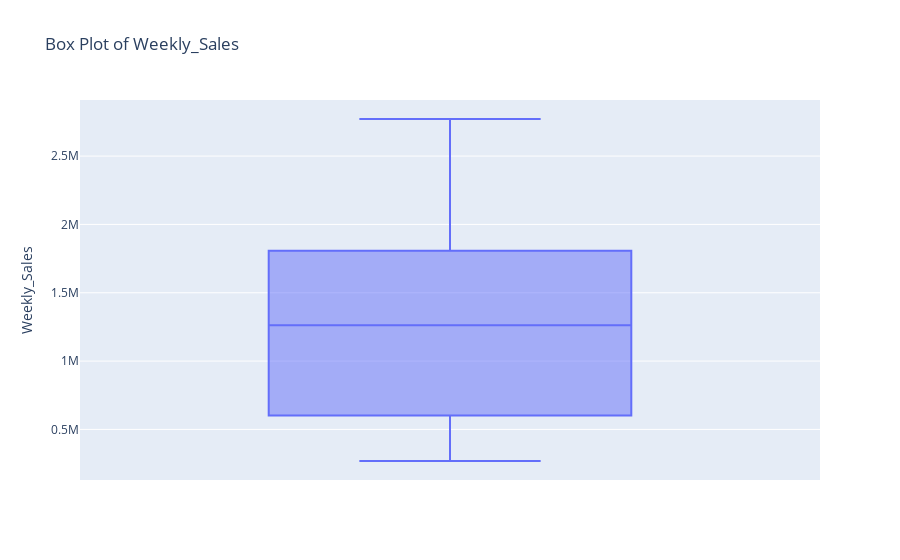
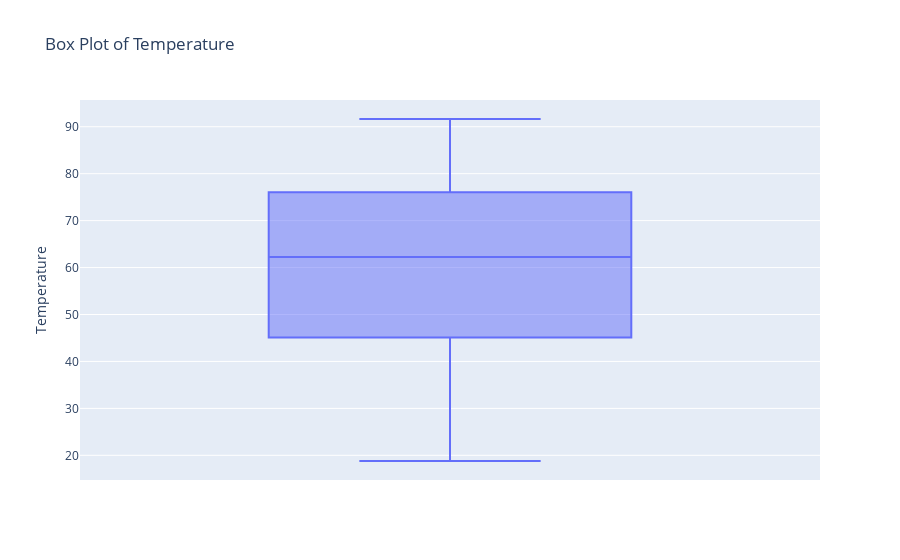
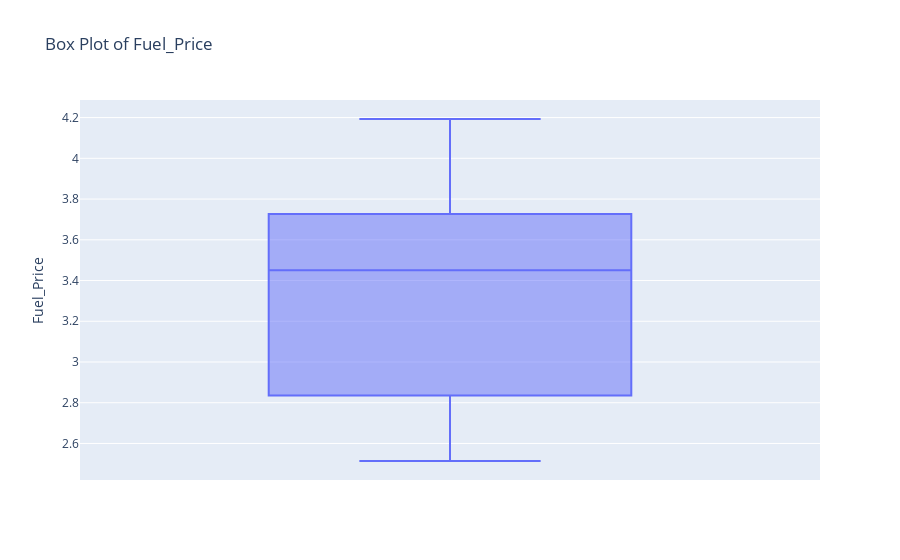
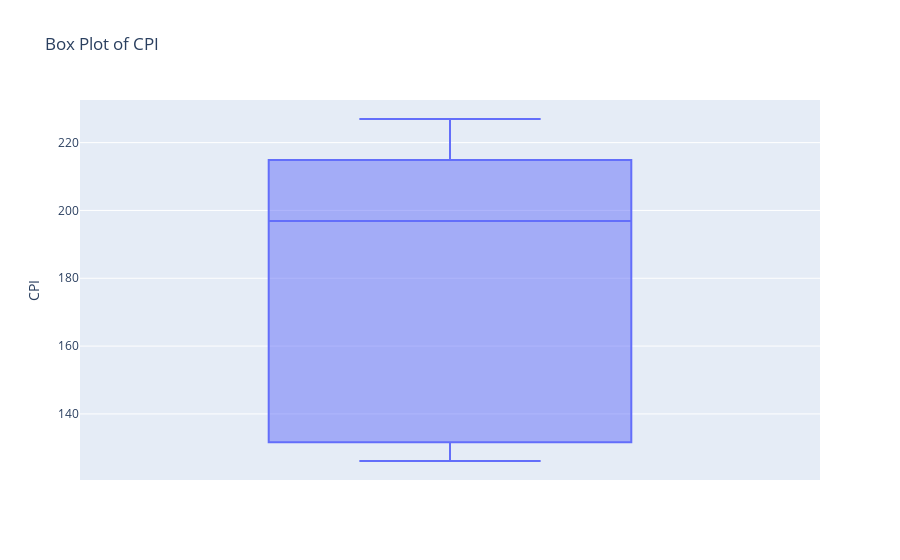

Notebook code for these charts, in order:
### Markdown cell above
Identifions les éventuels outliers évoqués dans l'énoncé  par le biais de boxplot, nous les supprimerons ensuite par le biais d'une fonction.

### Code cell
# Création de figures en box plot pour une meilleure représentation visuel des éventuelles outliers.

for column in num_features:
    fig = px.box(dataset, y=column, title=f'Box Plot of {column}')
    fig.update_layout(title=f'Box Plot of {column}',
                      yaxis_title=column,
                      xaxis_title=' ')
    fig.show()

### Figure 1 — Plotly figure (JSON) as saved in the notebook; plotly's stock layout.template omitted (floating-point values rounded to 4 significant figures; data arrays with more than 128 entries replaced by an {"elided": "..."} marker saying what was removed)
{"data": [{"alignmentgroup": "True", "hovertemplate": "Weekly_Sales=%{y}<extra></extra>", "legendgroup": "", "marker": {"color": "#636efa"}, "name": "", "notched": false, "offsetgroup": "", "orientation": "v", "showlegend": false, "type": "box", "x0": " ", "xaxis": "x", "y": {"elided": "136 float values"}, "y0": " ", "yaxis": "y"}], "layout": {"boxmode": "group", "legend": {"tracegroupgap": 0}, "title": {"text": "Box Plot of Weekly_Sales"}, "xaxis": {"anchor": "y", "domain": [0, 1], "title": {"text": " "}}, "yaxis": {"anchor": "x", "domain": [0, 1], "title": {"text": "Weekly_Sales"}}}}

### Figure 2 — Plotly figure (JSON) as saved in the notebook; plotly's stock layout.template omitted (floating-point values rounded to 4 significant figures; data arrays with more than 128 entries replaced by an {"elided": "..."} marker saying what was removed)
{"data": [{"alignmentgroup": "True", "hovertemplate": "Temperature=%{y}<extra></extra>", "legendgroup": "", "marker": {"color": "#636efa"}, "name": "", "notched": false, "offsetgroup": "", "orientation": "v", "showlegend": false, "type": "box", "x0": " ", "xaxis": "x", "y": {"elided": "136 float values"}, "y0": " ", "yaxis": "y"}], "layout": {"boxmode": "group", "legend": {"tracegroupgap": 0}, "title": {"text": "Box Plot of Temperature"}, "xaxis": {"anchor": "y", "domain": [0, 1], "title": {"text": " "}}, "yaxis": {"anchor": "x", "domain": [0, 1], "title": {"text": "Temperature"}}}}

### Figure 3 — Plotly figure (JSON) as saved in the notebook; plotly's stock layout.template omitted (floating-point values rounded to 4 significant figures; data arrays with more than 128 entries replaced by an {"elided": "..."} marker saying what was removed)
{"data": [{"alignmentgroup": "True", "hovertemplate": "Fuel_Price=%{y}<extra></extra>", "legendgroup": "", "marker": {"color": "#636efa"}, "name": "", "notched": false, "offsetgroup": "", "orientation": "v", "showlegend": false, "type": "box", "x0": " ", "xaxis": "x", "y": {"elided": "136 float values"}, "y0": " ", "yaxis": "y"}], "layout": {"boxmode": "group", "legend": {"tracegroupgap": 0}, "title": {"text": "Box Plot of Fuel_Price"}, "xaxis": {"anchor": "y", "domain": [0, 1], "title": {"text": " "}}, "yaxis": {"anchor": "x", "domain": [0, 1], "title": {"text": "Fuel_Price"}}}}

### Figure 4 — Plotly figure (JSON) as saved in the notebook; plotly's stock layout.template omitted (floating-point values rounded to 4 significant figures; data arrays with more than 128 entries replaced by an {"elided": "..."} marker saying what was removed)
{"data": [{"alignmentgroup": "True", "hovertemplate": "CPI=%{y}<extra></extra>", "legendgroup": "", "marker": {"color": "#636efa"}, "name": "", "notched": false, "offsetgroup": "", "orientation": "v", "showlegend": false, "type": "box", "x0": " ", "xaxis": "x", "y": {"elided": "136 float values"}, "y0": " ", "yaxis": "y"}], "layout": {"boxmode": "group", "legend": {"tracegroupgap": 0}, "title": {"text": "Box Plot of CPI"}, "xaxis": {"anchor": "y", "domain": [0, 1], "title": {"text": " "}}, "yaxis": {"anchor": "x", "domain": [0, 1], "title": {"text": "CPI"}}}}
